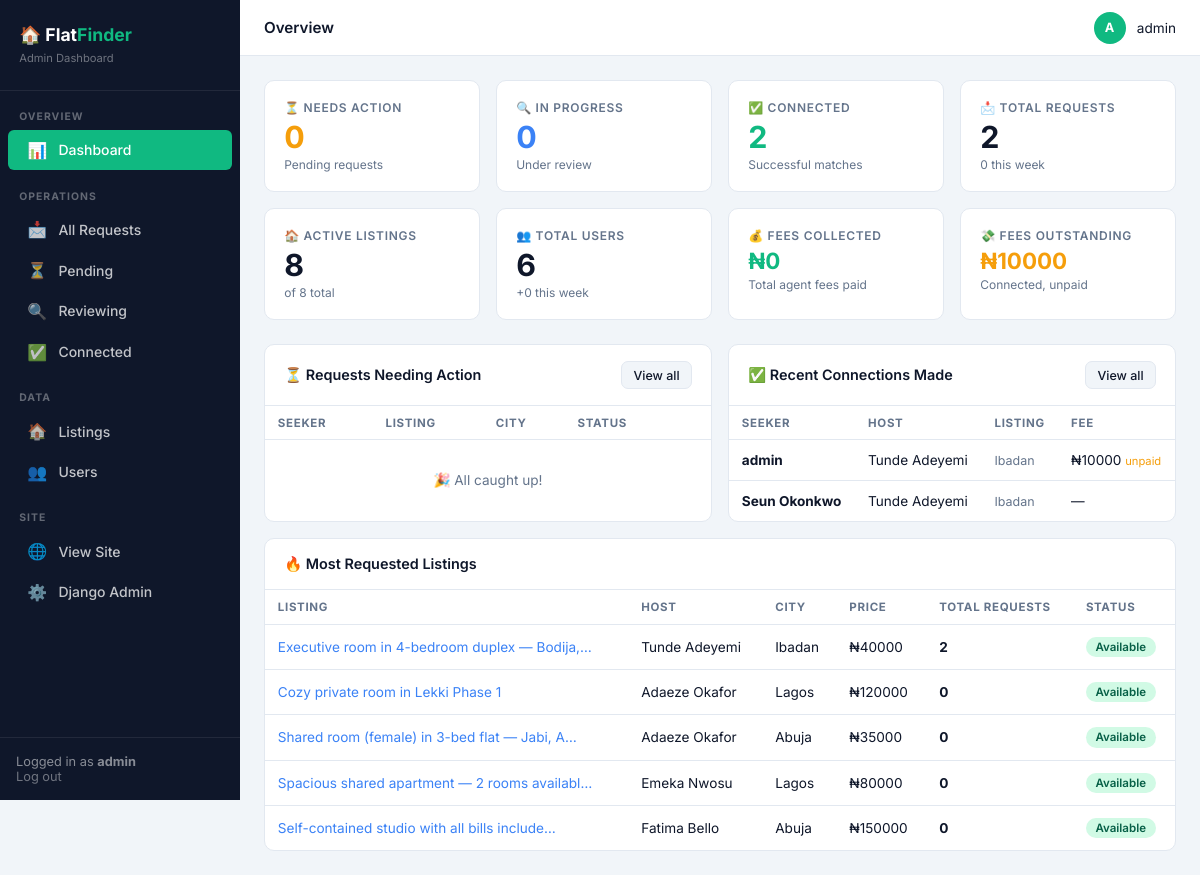
Page /dashboard/ (signed in) on the committed database.
### accounts/models.py (models this page shows, shortened)
class User(AbstractUser):
    bio = models.TextField(blank=True, null=True)
    phone = models.CharField(max_length=20, blank=True, null=True)
    avatar = models.ImageField(upload_to='avatars/', blank=True, null=True)
    is_verified = models.BooleanField(default=False)
    created_at = models.DateTimeField(auto_now_add=True)

### listings/models.py (models this page shows, shortened)
class ContactRequest(models.Model):
    STATUS_CHOICES = [
        ('pending', 'Pending Review'),        # Seeker submitted, admin hasn't acted
        ('reviewing', 'Under Review'),         # Admin is actively handling
        ('connected', 'Connected'),            # Admin has linked both parties
        ('closed', 'Closed'),                  # Deal done or cancelled
        ('declined', 'Declined'),              # Admin declined (bad fit, spam, etc.)
    ]
    listing = models.ForeignKey(Listing, on_delete=models.CASCADE, related_name='contact_requests')
    seeker = models.ForeignKey(settings.AUTH_USER_MODEL, on_delete=models.CASCADE, related_name='sent_requests')
    message = models.TextField()
    status = models.CharField(max_length=20, choices=STATUS_CHOICES, default='pending')
    admin_note = models.TextField(blank=True, null=True,
        help_text="Internal note about this request (not shown to users)")
    handled_by = models.ForeignKey(settings.AUTH_USER_MODEL, on_delete=models.SET_NULL,
        null=True, blank=True, related_name='handled_requests',
        help_text="Which admin staff member handled this")
    connected_at = models.DateTimeField(null=True, blank=True,
        help_text="When admin made the connection between seeker and host")
    agent_fee_charged = models.DecimalField(max_digits=10, decimal_places=2,
        null=True, blank=True, help_text="Fee collected by platform for this match")
    fee_paid = models.BooleanField(default=False, help_text="Has the agent fee been paid?")
    created_at = models.DateTimeField(auto_now_add=True)
    updated_at = models.DateTimeField(auto_now=True)
    class Meta:
        ordering = ['-created_at']
        unique_together = ['listing', 'seeker']

class Listing(models.Model):
    ROOM_TYPE_CHOICES = [
        ('private', 'Private Room'),
        ('shared', 'Shared Room'),
        ('entire', 'Entire Apartment'),
        ('studio', 'Studio'),
    ]
    GENDER_PREFERENCE_CHOICES = [
        ('any', 'Any Gender'),
        ('male', 'Male Only'),
        ('female', 'Female Only'),
    ]
    FURNISHED_CHOICES = [
        ('furnished', 'Fully Furnished'),
        ('semi', 'Semi Furnished'),
        ('unfurnished', 'Unfurnished'),
    ]
    STATUS_CHOICES = [
        ('available', 'Available'),
        ('taken', 'Taken'),
        ('pending', 'Pending'),
    ]
    host = models.ForeignKey(settings.AUTH_USER_MODEL, on_delete=models.CASCADE, related_name='listings')
    title = models.CharField(max_length=200)
    description = models.TextField()
    address = models.CharField(max_length=300)
    city = models.CharField(max_length=100)
    state = models.CharField(max_length=100)
    room_type = models.CharField(max_length=20, choices=ROOM_TYPE_CHOICES, default='private')
    total_rooms = models.PositiveIntegerField(default=1)
    available_rooms = models.PositiveIntegerField(default=1)
    current_flatmates = models.PositiveIntegerField(default=0)
    max_flatmates = models.PositiveIntegerField(default=2)
    monthly_rent = models.DecimalField(max_digits=10, decimal_places=2)
    utilities_included = models.BooleanField(default=False)
    security_deposit = models.DecimalField(max_digits=10, decimal_places=2, null=True, blank=True)
    furnished = models.CharField(max_length=20, choices=FURNISHED_CHOICES, default='furnished')
    gender_preference = models.CharField(max_length=10, choices=GENDER_PREFERENCE_CHOICES, default='any')
    pets_allowed = models.BooleanField(default=False)
    smoking_allowed = models.BooleanField(default=False)
    has_wifi = models.BooleanField(default=True)
    has_parking = models.BooleanField(default=False)
    has_gym = models.BooleanField(default=False)
    has_pool = models.BooleanField(default=False)
    has_laundry = models.BooleanField(default=False)
    has_ac = models.BooleanField(default=True)
    has_security = models.BooleanField(default=False)
    status = models.CharField(max_length=20, choices=STATUS_CHOICES, default='available')
    available_from = models.DateField()
    created_at = models.DateTimeField(auto_now_add=True)
    updated_at = models.DateTimeField(auto_now=True)
    views_count = models.PositiveIntegerField(default=0)
    class Meta:
        ordering = ['-created_at']

### dashboard/views.py (the view)
# urls.py: path('', views.dashboard_home, name='home'),
@login_required
@user_passes_test(is_staff, login_url='/')
def dashboard_home(request):
    now = timezone.now()
    last_7 = now - timedelta(days=7)
    last_30 = now - timedelta(days=30)
    stats = {
        'total_requests': ContactRequest.objects.count(),
        'pending_requests': ContactRequest.objects.filter(status='pending').count(),
        'reviewing_requests': ContactRequest.objects.filter(status='reviewing').count(),
        'connected_requests': ContactRequest.objects.filter(status='connected').count(),
        'total_listings': Listing.objects.count(),
        'active_listings': Listing.objects.filter(status='available').count(),
        'total_users': User.objects.filter(is_staff=False).count(),
        'new_users_7d': User.objects.filter(created_at__gte=last_7, is_staff=False).count(),
        'new_requests_7d': ContactRequest.objects.filter(created_at__gte=last_7).count(),
        'new_requests_30d': ContactRequest.objects.filter(created_at__gte=last_30).count(),
        'fees_collected': ContactRequest.objects.filter(fee_paid=True).aggregate(total=Sum('agent_fee_charged'))['total'] or 0,
        'fees_pending': ContactRequest.objects.filter(status='connected', fee_paid=False).aggregate(total=Sum('agent_fee_charged'))['total'] or 0,
    }
    urgent = ContactRequest.objects.filter(
        status__in=['pending', 'reviewing']
    ).select_related('seeker', 'listing', 'listing__host').order_by('-created_at')[:10]
    recent_connections = ContactRequest.objects.filter(
        status='connected'
    ).select_related('seeker', 'listing', 'listing__host').order_by('-connected_at')[:5]
    hot_listings = Listing.objects.annotate(
        req_count=Count('contact_requests')
    ).order_by('-req_count')[:5]
    return render(request, 'dashboard/home.html', {
        'stats': stats,
        'urgent': urgent,
        'recent_connections': recent_connections,
        'hot_listings': hot_listings,
    })

### templates/dashboard/home.html (shortened to what this page needs)
{% extends 'dashboard/base.html' %}
{% block page_title %}Overview{% endblock %}
{% block content %}
<div class="stats-grid">
  <div class="stat-card orange">
    <div class="stat-label">⏳ Needs Action</div>
    <div class="stat-num">{{ stats.pending_requests }}</div>
    <div class="stat-sub">Pending requests</div>
  </div>
  <div class="stat-card blue">
    <div class="stat-label">🔍 In Progress</div>
    <div class="stat-num">{{ stats.reviewing_requests }}</div>
    <div class="stat-sub">Under review</div>
  </div>
  <div class="stat-card green">
    <div class="stat-label">✅ Connected</div>
    <div class="stat-num">{{ stats.connected_requests }}</div>
    <div class="stat-sub">Successful matches</div>
  </div>
  <div class="stat-card">
    <div class="stat-label">📩 Total Requests</div>
    <div class="stat-num">{{ stats.total_requests }}</div>
    <div class="stat-sub">{{ stats.new_requests_7d }} this week</div>
  </div>
  <div class="stat-card">
    <div class="stat-label">🏠 Active Listings</div>
    <div class="stat-num">{{ stats.active_listings }}</div>
    <div class="stat-sub">of {{ stats.total_listings }} total</div>
  </div>
  <div class="stat-card">
    <div class="stat-label">👥 Total Users</div>
    <div class="stat-num">{{ stats.total_users }}</div>
    <div class="stat-sub">+{{ stats.new_users_7d }} this week</div>
  </div>
  <div class="stat-card green">
    <div class="stat-label">💰 Fees Collected</div>
    <div class="stat-num" style="font-size:1.4rem;">₦{{ stats.fees_collected|floatformat:0 }}</div>
    <div class="stat-sub">Total agent fees paid</div>
  </div>
  <div class="stat-card orange">
    <div class="stat-label">💸 Fees Outstanding</div>
    <div class="stat-num" style="font-size:1.4rem;">₦{{ stats.fees_pending|floatformat:0 }}</div>
    <div class="stat-sub">Connected, unpaid</div>
  </div>
</div>
<div class="grid-2">
  <div class="card">
    <div class="card-header">
      <h3>⏳ Requests Needing Action</h3>
      <a href="{% url 'dashboard:requests' %}?status=pending" class="btn btn-sm btn-secondary">View all</a>
    </div>
    <div class="table-wrap">
      <table>
        <thead>
          <tr>
            <th>Seeker</th>
            <th>Listing</th>
            <th>City</th>
            <th>Status</th>
            <th></th>
          </tr>
        </thead>
        <tbody>
          {% for req in urgent %}
          <tr>
            <td>
              <strong>{{ req.seeker.get_full_name|default:req.seeker.username }}</strong><br>
              <span style="font-size:0.75rem;color:var(--muted);">{{ req.seeker.phone|default:"No phone" }}</span>
            </td>
            <td style="max-width:160px; white-space:nowrap; overflow:hidden; text-overflow:ellipsis;">{{ req.listing.title }}</td>
            <td>{{ req.listing.city }}</td>
            <td><span class="badge badge-{{ req.status }}">{{ req.get_status_display }}</span></td>
            <td><a href="{% url 'dashboard:request_detail' req.pk %}" class="btn btn-sm btn-primary">Handle →</a></td>
          </tr>
          {% empty %}
          <tr><td colspan="5" style="text-align:center;color:var(--muted);padding:2rem;">🎉 All caught up!</td></tr>
          {% endfor %}
        </tbody>
      </table>
    </div>
  </div>
  <div class="card">
    <div class="card-header">
      <h3>✅ Recent Connections Made</h3>
      <a href="{% url 'dashboard:requests' %}?status=connected" class="btn btn-sm btn-secondary">View all</a>
    </div>
    <div class="table-wrap">
      <table>
        <thead>
          <tr>
            <th>Seeker</th>
            <th>Host</th>
            <th>Listing</th>
            <th>Fee</th>
          </tr>
        </thead>
        <tbody>
          {% for req in recent_connections %}
          <tr>
            <td><strong>{{ req.seeker.get_full_name|default:req.seeker.username }}</strong></td>
            <td>{{ req.listing.host.get_full_name|default:req.listing.host.username }}</td>
            <td style="font-size:0.78rem;color:var(--muted);">{{ req.listing.city }}</td>
            <td>
              {% if req.agent_fee_charged %}
                ₦{{ req.agent_fee_charged|floatformat:0 }}
                {% if req.fee_paid %}<span style="color:var(--accent);font-size:0.7rem;">✓ paid</span>{% else %}<span style="color:var(--warning);font-size:0.7rem;">unpaid</span>{% endif %}
              {% else %}—{% endif %}
            </td>
          </tr>
          {% empty %}
          <tr><td colspan="4" style="text-align:center;color:var(--muted);padding:2rem;">No connections yet</td></tr>
          {% endfor %}
        </tbody>
      </table>
    </div>
  </div>
</div>
<div class="card" style="margin-top:1rem;">
  <div class="card-header">
    <h3>🔥 Most Requested Listings</h3>
  </div>
  <div class="table-wrap">
    <table>
      <thead>
        <tr><th>Listing</th><th>Host</th><th>City</th><th>Price</th><th>Total Requests</th><th>Status</th></tr>
      </thead>
      <tbody>
        {% for listing in hot_listings %}
        <tr>
          <td><a href="{% url 'listings:detail' listing.pk %}" target="_blank" style="color:var(--info);">{{ listing.title|truncatechars:45 }}</a></td>
          <td>{{ listing.host.get_full_name|default:listing.host.username }}</td>
          <td>{{ listing.city }}</td>
          <td>₦{{ listing.monthly_rent|floatformat:0 }}</td>
          <td><strong>{{ listing.req_count }}</strong></td>
          <td><span class="badge badge-{{ listing.status }}">{{ listing.get_status_display }}</span></td>
        </tr>
        {% empty %}
        <tr><td colspan="6" style="text-align:center;color:var(--muted);">No listings yet</td></tr>
        {% endfor %}
      </tbody>
    </table>
  </div>
</div>
{% endblock %}

### templates/dashboard/base.html (shortened to what this page needs)
<!DOCTYPE html>
<html lang="en">
<head>
</head>
<body>
  <aside class="sidebar">
    <div class="sidebar-brand">🏠 Flat<span>Finder</span><br><small style="font-size:0.7rem;color:rgba(255,255,255,0.4);font-weight:400;">Admin Dashboard</small></div>
    <div class="sidebar-label">Overview</div>
    <a href="{% url 'dashboard:home' %}" class="sidebar-link {% if request.resolver_match.url_name == 'home' %}active{% endif %}">
      <span class="icon">📊</span> Dashboard
    </a>
    <div class="sidebar-label">Operations</div>
    <a href="{% url 'dashboard:requests' %}" class="sidebar-link {% if 'request' in request.resolver_match.url_name %}active{% endif %}">
      <span class="icon">📩</span> All Requests
    </a>
    <a href="{% url 'dashboard:requests' %}?status=pending" class="sidebar-link">
      <span class="icon">⏳</span> Pending
    </a>
    <a href="{% url 'dashboard:requests' %}?status=reviewing" class="sidebar-link">
      <span class="icon">🔍</span> Reviewing
    </a>
    <a href="{% url 'dashboard:requests' %}?status=connected" class="sidebar-link">
      <span class="icon">✅</span> Connected
    </a>
    <div class="sidebar-label">Data</div>
    <a href="{% url 'dashboard:listings' %}" class="sidebar-link {% if request.resolver_match.url_name == 'listings' %}active{% endif %}">
      <span class="icon">🏠</span> Listings
    </a>
    <a href="{% url 'dashboard:users' %}" class="sidebar-link {% if request.resolver_match.url_name == 'users' %}active{% endif %}">
      <span class="icon">👥</span> Users
    </a>
    <div class="sidebar-label">Site</div>
    <a href="{% url 'listings:home' %}" class="sidebar-link" target="_blank">
      <span class="icon">🌐</span> View Site
    </a>
    <a href="/admin/" class="sidebar-link" target="_blank">
      <span class="icon">⚙️</span> Django Admin
    </a>
    <div class="sidebar-footer">
      Logged in as <strong>{{ request.user.username }}</strong><br>
      <a href="{% url 'accounts:logout' %}" style="color:rgba(255,255,255,0.4);">Log out</a>
    </div>
  </aside>
  <div class="main">
    <div class="topbar">
      <div class="topbar-title">{% block page_title %}Dashboard{% endblock %}</div>
      <div class="topbar-user">
        <div class="topbar-avatar">{{ request.user.username|slice:":1"|upper }}</div>
        <span>{{ request.user.get_full_name|default:request.user.username }}</span>
      </div>
    </div>
    <div class="page-content">
      {% block content %}{% endblock %}
    </div>
  </div>
</body>
</html>

### rows in the picture
User: user.username "admin", user.username "A", user.get_full_name "admin"
ContactRequest: seeker.get_full_name "admin", listing.host.get_full_name "Tunde Adeyemi", listing.city "Ibadan", agent_fee_charged "10000", fee_paid "unpaid"
ContactRequest: seeker.get_full_name "Seun Okonkwo", listing.host.get_full_name "Tunde Adeyemi", listing.city "Ibadan"
Listing: title "Executive room in 4-bedroom duplex — Bodija,…", host.get_full_name "Tunde Adeyemi", city "Ibadan", monthly_rent "40000", req_count "2", status "Available"
Listing: title "Cozy private room in Lekki Phase 1", host.get_full_name "Adaeze Okafor", city "Lagos", monthly_rent "120000", req_count "0", status "Available"
Listing: title "Shared room (female) in 3-bed flat — Jabi, A…", host.get_full_name "Adaeze Okafor", city "Abuja", monthly_rent "35000", req_count "0", status "Available"
Listing: title "Spacious shared apartment — 2 rooms availabl…", host.get_full_name "Emeka Nwosu", city "Lagos", monthly_rent "80000", req_count "0", status "Available"
Listing: title "Self-contained studio with all bills include…", host.get_full_name "Fatima Bello", city "Abuja", monthly_rent "150000", req_count "0", status "Available"

### other values in the picture
{{ stats.pending_requests }} "0"
{{ stats.reviewing_requests }} "0"
{{ stats.connected_requests }} "2"
{{ stats.total_requests }} "2"
{{ stats.new_requests_7d }} "0"
{{ stats.active_listings }} "8"
{{ stats.total_listings }} "8"
{{ stats.total_users }} "6"
{{ stats.new_users_7d }} "0"
{{ stats.fees_collected|floatformat:0 }} "0"
{{ stats.fees_pending|floatformat:0 }} "10000"
